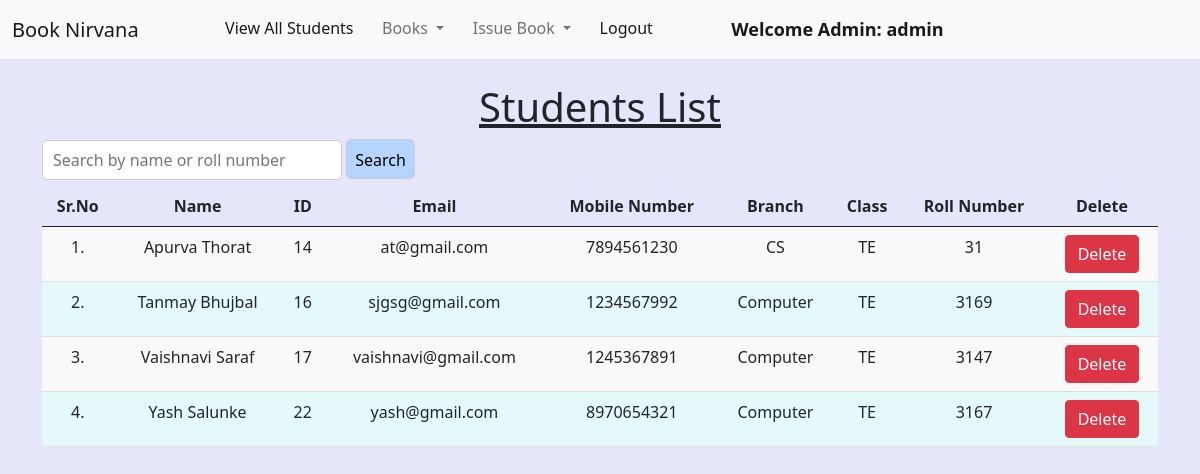
Page /view_students/ (signed in) on the earlier database version.
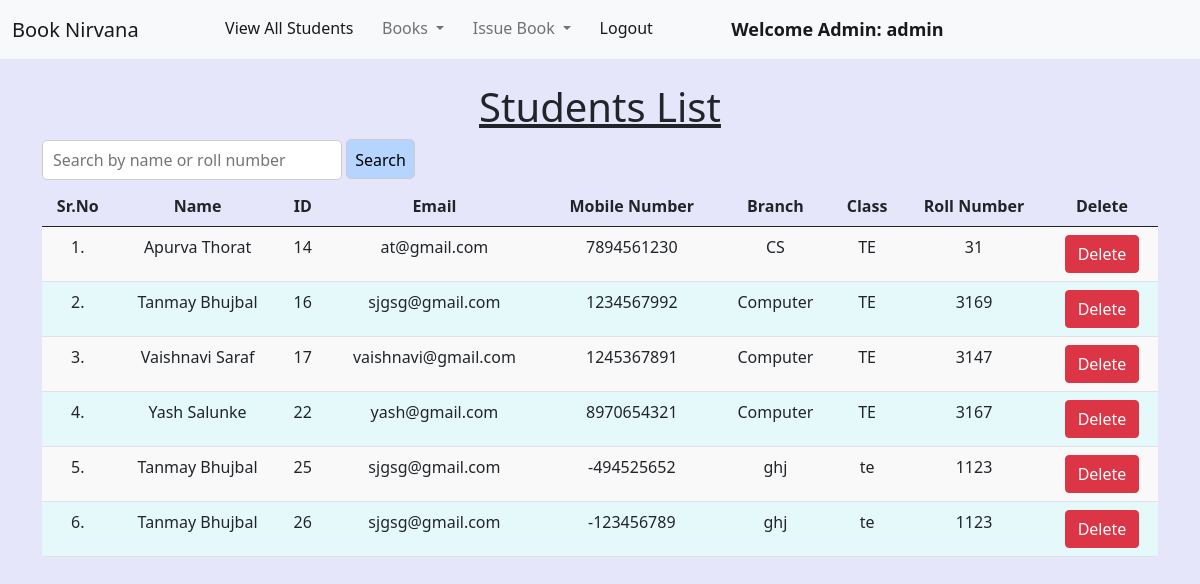
Same page on the later database version.
### library/models.py (models this page shows, shortened)
class Student(models.Model):
    user = models.OneToOneField(User, on_delete=models.CASCADE)
    classroom = models.CharField(max_length=10)
    branch = models.CharField(max_length=10)
    roll_no = models.CharField(max_length=3, blank=True)
    phone = models.PositiveIntegerField(blank=True)
    image = models.ImageField(upload_to="", blank=True)

### library/views.py (the view)
# urls.py: path("view_students/", views.view_students, name="view_students"),
@login_required(login_url = '/admin_login')
def view_students(request):
    query = request.GET.get('q', '')  # Get the search query from the URL parameters
    students = Student.objects.all()
    if query:
        students = students.filter(
            Q(user__first_name__icontains=query) |
            Q(user__last_name__icontains=query) |
            Q(roll_no__icontains=query)
        )
    return render(request, "view_students.html", {'students': students, 'query': query})

### library/templates/view_students.html (shortened to what this page needs)
{% extends 'admin_navbar.html' %}
{% load static %}
{% block body %}
<div class="container mt-4">
    <h1 class="text-center"><u>Students List</u></h1>
    <form method="GET" action="{% url 'view_students' %}">
        <input type="text" name="q" placeholder="Search by name or roll number" value="{{ query }}" style="width: 300px; height: 40px; padding: 10px; font-size: 16px; border: 1px solid #ccc; border-radius: 5px;">
        <button type="submit" class="search-button">Search</button>
    </form>
    <table class="table table-hover" id="example">
        <thead>
            <tr class="text-center">
                <th>Sr.No</th>
                <th>Name</th>
                <th>ID</th>
                <th>Email</th>
                <th>Mobile Number</th>
                <th>Branch</th>
                <th>Class</th>
                <th>Roll Number</th>
                <th>Delete</th>
            </tr>
        </thead>
        <tbody>
            {% for student in students %}
            <tr class="text-center">
                <td>{{forloop.counter}}.</td>
                <td>{{student.user.get_full_name}}</td>
                <td>{{student.user.id}}</td>
                <td>{{student.user.email}}</td>
                <td>{{student.phone}}</td>
                <td>{{student.branch}}</td>
                <td>{{student.classroom}}</td>
                <td>{{student.roll_no}}</td>
                <td><a href="/delete_student/{{student.id}}/" class="btn btn-danger" onclick="return confirm('Are you sure you want to delete this student?')">Delete</a></td>
            </tr>
            {% endfor %}
        </tbody>
    </table>
</div>
{% endblock %}

### library/templates/admin_navbar.html (shortened to what this page needs)
<!doctype html>
<html lang="en">
  <head>
    <link href="https://cdn.jsdelivr.net/npm/bootstrap@5.1.0/dist/css/bootstrap.min.css" rel="stylesheet">
    <link rel="stylesheet" href="https://cdn.datatables.net/1.10.25/css/jquery.dataTables.min.css">
    <link rel="stylesheet" href="https://cdn.datatables.net/buttons/1.7.1/css/buttons.dataTables.min.css">
  </head>
  <body>
    <nav class="navbar navbar-expand-lg navbar-light bg-light">
        <div class="container-fluid">
          <a class="navbar-brand" href="#">Book Nirvana</a>
          <div class="collapse navbar-collapse" id="navbarSupportedContent">
            <ul class="navbar-nav me-auto mb-2 mb-lg-0">
              <li class="nav-item">
                <a class="nav-link active" aria-current="page" href="/view_students/">View All Students</a>
              </li>
              <li class="nav-item dropdown">
                <a class="nav-link dropdown-toggle" href="#" id="navbarDropdown" role="button" data-bs-toggle="dropdown" aria-expanded="false">
                  Books
                </a>
              </li>
              <li class="nav-item dropdown">
                <a class="nav-link dropdown-toggle" href="#" id="navbarDropdown" role="button" data-bs-toggle="dropdown" aria-expanded="false">
                  Issue Book
                </a>
              </li>
              <li class="nav-item">
                <a class="nav-link active" aria-current="page" href="/logout/">Logout</a>
              </li>
              <li class="nav-item">
                <a style="font-weight:600; font-family:'Segoe UI', Tahoma, Geneva, Verdana, sans-serif; font-size: large;" class="nav-link active" href="#">Welcome Admin: {{request.user}}</a>
              </li>
            </ul>
          </div>
        </div>
      </nav>
      {% block body %}
      {% endblock %}
  </body>
</html>

### library/templates/view_students.html (style rules this page uses)
body { background-color: lavender; }
table.table-hover tbody tr:nth-child(odd) { background-color: #f9f9f9; }
table.table-hover tbody tr:nth-child(even) { background-color:rgb(230, 249, 250); }
.search-button, .clear-button { text-align: center; color: black; margin-bottom: 7px; background: #b5d5ff; height: 40px; padding: 8px; font-size: 16px; border: 1px solid #ccc; border-radius: 5px; cursor: pointer; }

Differences in the rows shown:
added Student: user.get_full_name "Tanmay Bhujbal", user.id "25", user.email "sjgsg@gmail.com", phone "-494525652", branch "ghj", classroom "te", roll_no "1123"
added Student: user.get_full_name "Tanmay Bhujbal", user.id "26", user.email "sjgsg@gmail.com", phone "-123456789", branch "ghj", classroom "te", roll_no "1123"
